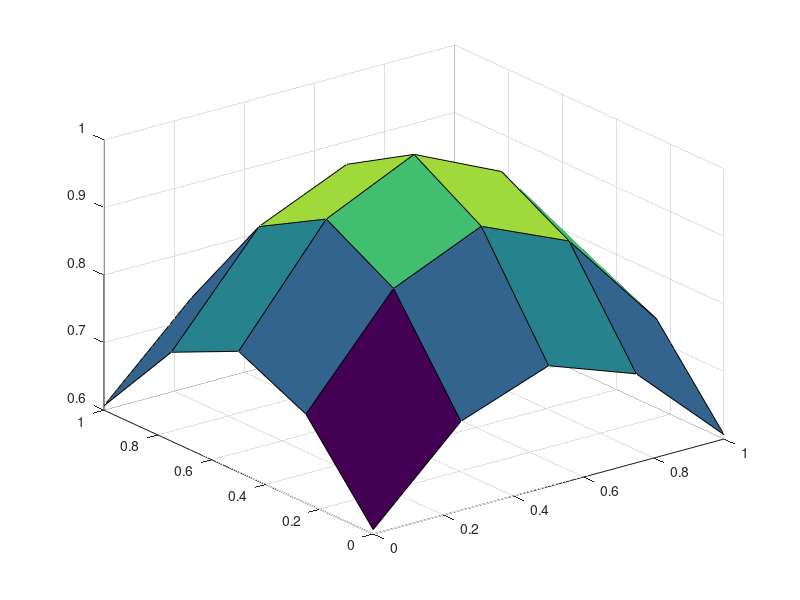

Write the MATLAB code that produced this figure.
function Grille = grille ()
  [X,Y] = meshgrid(0:0.25:1,0:0.25:1);
  Z=exp(-((X-1/2).^2+(Y-1/2).^2));
  surf(X,Y,Z) % permet de visualiser la grille de points 3D
  Grille=zeros(size(X,1),size(X,2),3);
  Grille(:,:,1)=X;
  Grille(:,:,2)=Y;
  Grille(:,:,3)=Z;
end